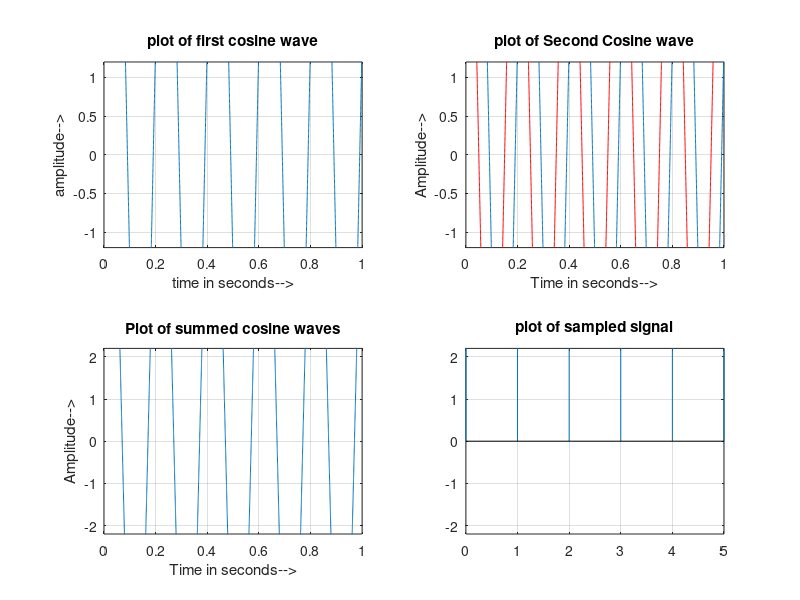
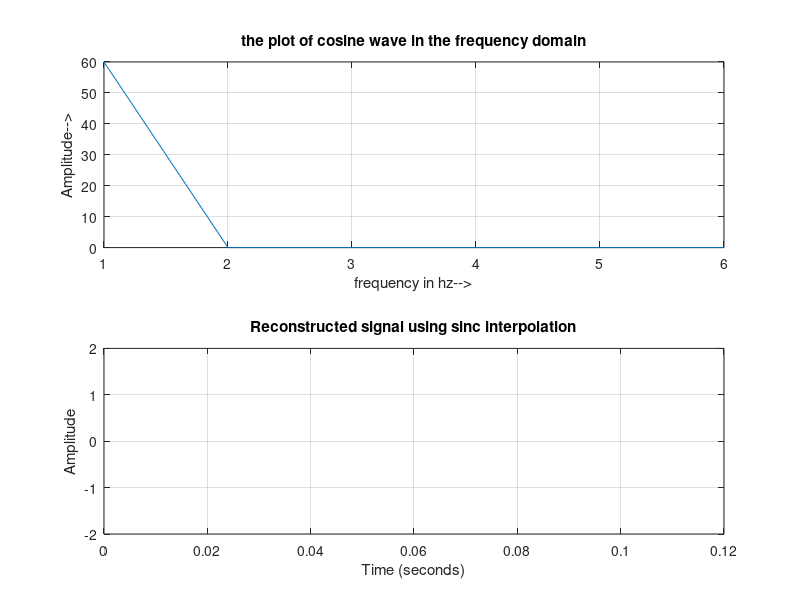

The MATLAB source for these figures, in order:
clear all
clc
close all

f1=input('The Frequency of the first sine wave in Hz :');
A1=input('Amplitude of first sine wave:');
f2=input('The frequency of the second sine wave in Hz:');
A2=input('amplitude of second Sine wave:');
fs=input('enter the sampling frequency in Hz:');
p=input('the number periods for display=');
teta=input('Phase Shift for First Wave:');

t = 0:0.0001:p*(1/f1);
xf1 = A1*cos(2*pi*f1*t + teta);

subplot(2,2,1);
plot(t,xf1);
xlabel('time in seconds-->');
ylabel('amplitude-->');
title('plot of first cosine wave');
axis([0 (p*(1/f1)) -1.2 1.2]);
grid on;

xf2 = A2*cos(2*pi*f2*t);
subplot(2,2,2);
plot(t,xf2,'r -',t,xf1)
xlabel('Time in seconds-->');
ylabel('Amplitude-->');
title('plot of Second Cosine wave');
axis([0 (p*(1/f1)) -1.2 1.2]);
grid on;

xsum = xf1 + xf2;
subplot(2,2,3);
plot(t,xsum);
xlabel('Time in seconds-->');
ylabel('Amplitude-->');
title('Plot of summed cosine waves');
axis([0 (p*(1/f1)) -2.2 2.2])
grid on;

ts = 0:1/fs:p*(1/f1);
xs = A1*cos(2*pi*f1*ts + teta) + A2*cos(2*pi*f2*ts);
nt = 0:length(ts)-1;
subplot(2,2,4)
stem(nt,xs);
axis([0 (length(nt)-1) -2.2 2.2]);
title('plot of sampled signal');
grid on;

ts = 0:1/fs:1;
xs = A1*cos(2*pi*f1*ts) + A2*cos(2*pi*f2*ts);
xfftmag2 = abs(fft(xs));
figure(2),subplot(2,1,1)
plot(xfftmag2);
subplot(2,1,1)
xlabel('frequency in hz-->');
ylabel('Amplitude-->');
title('the plot of cosine wave in the frequency domain');
grid on;

T = 1/fs;
n = 0:T:1-T;                      
t = linspace(-0.5, 1.5, 2000);    

ya = zeros(1, length(t));

for k = 1:length(n)
    ya = ya + xs(k) * sinc((t - n(k)) / T);
end

subplot(2,1,2)
plot(t, ya);
xlabel('Time (seconds)');
ylabel('Amplitude');
title('Reconstructed signal using sinc interpolation');
axis([0 0.12 -2 2]);
grid on;
